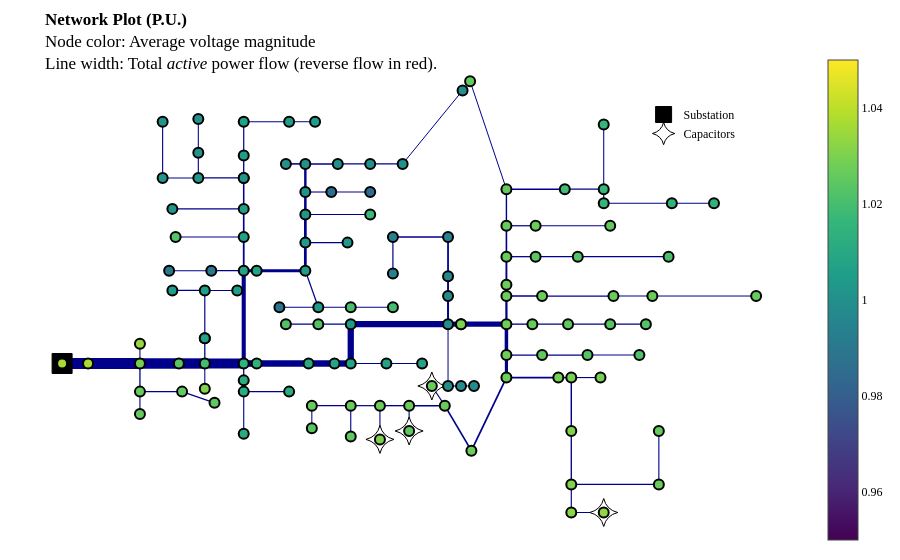

Write notebook code for a chart like this one.
### Markdown cell above
# Run using OpenDSS Model

### Code cell
case = opf.create_case(opf.CASES_DIR / "dss" / "ieee123_dss" / "Run_IEEE123Bus.DSS")
result = case.run_pf()
result.plot_network()

### Figure 1 — Plotly figure (JSON) as saved in the notebook; plotly's stock layout.template omitted (floating-point values rounded to 4 significant figures; data arrays with more than 128 entries replaced by an {"elided": "..."} marker saying what was removed)
{"data": [{"hoverinfo": "none", "line": {"color": "darkblue", "dash": "solid", "width": 11}, "mode": "lines", "showlegend": false, "type": "scatter", "x": [-0.8612, -0.8612], "y": [-0.2909, -0.2909]}, {"hoverinfo": "none", "line": {"color": "darkblue", "dash": "solid", "width": 11.0}, "mode": "lines", "showlegend": false, "type": "scatter", "x": [-0.8612, -0.7916], "y": [-0.2909, -0.2909]}, {"hoverinfo": "none", "line": {"color": "darkblue", "dash": "solid", "width": 11.0}, "mode": "lines", "showlegend": false, "type": "scatter", "x": [-0.7916, -0.6524], "y": [-0.2909, -0.2909]}, {"hoverinfo": "none", "line": {"color": "darkblue", "dash": "solid", "width": 1.055}, "mode": "lines", "showlegend": false, "type": "scatter", "x": [-0.6524, -0.6524], "y": [-0.2909, -0.2009]}, {"hoverinfo": "none", "line": {"color": "darkblue", "dash": "solid", "width": 1.29}, "mode": "lines", "showlegend": false, "type": "scatter", "x": [-0.6524, -0.6524], "y": [-0.2909, -0.4195]}, {"hoverinfo": "none", "line": {"color": "darkblue", "dash": "solid", "width": 1.11}, "mode": "lines", "showlegend": false, "type": "scatter", "x": [-0.6524, -0.6524], "y": [-0.4195, -0.5224]}, {"hoverinfo": "none", "line": {"color": "darkblue", "dash": "solid", "width": 1.179}, "mode": "lines", "showlegend": false, "type": "scatter", "x": [-0.6524, -0.5394], "y": [-0.4195, -0.4195]}, {"hoverinfo": "none", "line": {"color": "darkblue", "dash": "solid", "width": 1.121}, "mode": "lines", "showlegend": false, "type": "scatter", "x": [-0.5394, -0.4524], "y": [-0.4195, -0.4709]}, {"hoverinfo": "none", "line": {"color": "darkblue", "dash": "solid", "width": 10.49}, "mode": "lines", "showlegend": false, "type": "scatter", "x": [-0.6524, -0.5481], "y": [-0.2909, -0.2909]}, {"hoverinfo": "none", "line": {"color": "darkblue", "dash": "solid", "width": 10.4}, "mode": "lines", "showlegend": false, "type": "scatter", "x": [-0.5481, -0.4785], "y": [-0.2909, -0.2909]}, {"hoverinfo": "none", "line": {"color": "darkblue", "dash": "solid", "width": 1.055}, "mode": "lines", "showlegend": false, "type": "scatter", "x": [-0.4785, -0.4785], "y": [-0.2909, -0.4067]}, {"hoverinfo": "none", "line": {"color": "darkblue", "dash": "solid", "width": 10.04}, "mode": "lines", "showlegend": false, "type": "scatter", "x": [-0.4785, -0.3741], "y": [-0.2909, -0.2909]}, {"hoverinfo": "none", "line": {"color": "darkblue", "dash": "solid", "width": 6.631}, "mode": "lines", "showlegend": false, "type": "scatter", "x": [-0.3741, -0.3394], "y": [-0.2909, -0.2909]}, {"hoverinfo": "none", "line": {"color": "darkblue", "dash": "solid", "width": 6.63}, "mode": "lines", "showlegend": false, "type": "scatter", "x": [-0.3394, -0.2002], "y": [-0.2909, -0.2909]}, {"hoverinfo": "none", "line": {"color": "darkblue", "dash": "solid", "width": 6.504}, "mode": "lines", "showlegend": false, "type": "scatter", "x": [-0.2002, -0.1306], "y": [-0.2909, -0.2909]}, {"hoverinfo": "none", "line": {"color": "darkblue", "dash": "solid", "width": 6.387}, "mode": "lines", "showlegend": false, "type": "scatter", "x": [-0.1306, -0.08714], "y": [-0.2909, -0.2909]}, {"hoverinfo": "none", "line": {"color": "darkblue", "dash": "solid", "width": 1.108}, "mode": "lines", "showlegend": false, "type": "scatter", "x": [-0.08714, 0.008531], "y": [-0.2909, -0.2909]}, {"hoverinfo": "none", "line": {"color": "darkblue", "dash": "solid", "width": 1.055}, "mode": "lines", "showlegend": false, "type": "scatter", "x": [0.008531, 0.1042], "y": [-0.2909, -0.2909]}, {"hoverinfo": "none", "line": {"color": "darkblue", "dash": "solid", "width": 6.274}, "mode": "lines", "showlegend": false, "type": "scatter", "x": [-0.08714, -0.08714], "y": [-0.2909, -0.1109]}, {"hoverinfo": "none", "line": {"color": "darkblue", "dash": "solid", "width": 1.113}, "mode": "lines", "showlegend": false, "type": "scatter", "x": [-0.08714, -0.1741], "y": [-0.1109, -0.1109]}, {"hoverinfo": "none", "line": {"color": "darkblue", "dash": "solid", "width": 1.055}, "mode": "lines", "showlegend": false, "type": "scatter", "x": [-0.1741, -0.2611], "y": [-0.1109, -0.1109]}, {"hoverinfo": "none", "line": {"color": "darkblue", "dash": "solid", "width": 6.15}, "mode": "lines", "showlegend": false, "type": "scatter", "x": [-0.08714, 0.1738], "y": [-0.1109, -0.1109]}, {"hoverinfo": "none", "line": {"color": "darkblue", "dash": "solid", "width": 5.066}, "mode": "lines", "showlegend": false, "type": "scatter", "x": [0.1738, 0.2086], "y": [-0.1109, -0.1109]}, {"hoverinfo": "none", "line": {"color": "darkblue", "dash": "solid", "width": 5.065}, "mode": "lines", "showlegend": false, "type": "scatter", "x": [0.2086, 0.2086], "y": [-0.1109, -0.1109]}, {"hoverinfo": "none", "line": {"color": "darkblue", "dash": "solid", "width": 5.065}, "mode": "lines", "showlegend": false, "type": "scatter", "x": [0.2086, 0.3303], "y": [-0.1109, -0.1109]}, {"hoverinfo": "none", "line": {"color": "darkblue", "dash": "solid", "width": 1.331}, "mode": "lines", "showlegend": false, "type": "scatter", "x": [0.3303, 0.3999], "y": [-0.1109, -0.1109]}, {"hoverinfo": "none", "line": {"color": "darkblue", "dash": "solid", "width": 1.275}, "mode": "lines", "showlegend": false, "type": "scatter", "x": [0.3999, 0.4956], "y": [-0.1109, -0.1109]}, {"hoverinfo": "none", "line": {"color": "darkblue", "dash": "solid", "width": 1.165}, "mode": "lines", "showlegend": false, "type": "scatter", "x": [0.4956, 0.6086], "y": [-0.1109, -0.1109]}, {"hoverinfo": "none", "line": {"color": "darkblue", "dash": "solid", "width": 1.11}, "mode": "lines", "showlegend": false, "type": "scatter", "x": [0.6086, 0.7043], "y": [-0.1109, -0.1109]}, {"hoverinfo": "none", "line": {"color": "darkblue", "dash": "solid", "width": 3.494}, "mode": "lines", "showlegend": false, "type": "scatter", "x": [0.3303, 0.3303], "y": [-0.1109, -0.2524]}, {"hoverinfo": "none", "line": {"color": "darkblue", "dash": "solid", "width": 1.341}, "mode": "lines", "showlegend": false, "type": "scatter", "x": [0.3303, 0.426], "y": [-0.2524, -0.2524]}, {"hoverinfo": "none", "line": {"color": "darkblue", "dash": "solid", "width": 1.231}, "mode": "lines", "showlegend": false, "type": "scatter", "x": [0.426, 0.5478], "y": [-0.2524, -0.2524]}, {"hoverinfo": "none", "line": {"color": "darkblue", "dash": "solid", "width": 1.11}, "mode": "lines", "showlegend": false, "type": "scatter", "x": [0.5478, 0.6869], "y": [-0.2524, -0.2524]}, {"hoverinfo": "none", "line": {"color": "darkblue", "dash": "solid", "width": 3.151}, "mode": "lines", "showlegend": false, "type": "scatter", "x": [0.3303, 0.3303], "y": [-0.2524, -0.3552]}, {"hoverinfo": "none", "line": {"color": "darkblue", "dash": "solid", "width": 1.678}, "mode": "lines", "showlegend": false, "type": "scatter", "x": [0.3303, 0.4695], "y": [-0.3552, -0.3552]}, {"hoverinfo": "none", "line": {"color": "darkblue", "dash": "solid", "width": 1.567}, "mode": "lines", "showlegend": false, "type": "scatter", "x": [0.4695, 0.5043], "y": [-0.3552, -0.3552]}, {"hoverinfo": "none", "line": {"color": "darkblue", "dash": "solid", "width": 1.123}, "mode": "lines", "showlegend": false, "type": "scatter", "x": [0.5043, 0.5825], "y": [-0.3552, -0.3552]}, {"hoverinfo": "none", "line": {"color": "darkblue", "dash": "solid", "width": 1.444}, "mode": "lines", "showlegend": false, "type": "scatter", "x": [0.5043, 0.5043], "y": [-0.3552, -0.5995]}, {"hoverinfo": "none", "line": {"color": "darkblue", "dash": "solid", "width": 1.332}, "mode": "lines", "showlegend": false, "type": "scatter", "x": [0.5043, 0.5043], "y": [-0.5995, -0.8438]}, {"hoverinfo": "none", "line": {"color": "darkblue", "dash": "solid", "width": 1.166}, "mode": "lines", "showlegend": false, "type": "scatter", "x": [0.5043, 0.5043], "y": [-0.8438, -0.9724]}, {"hoverinfo": "none", "line": {"color": "darkblue", "dash": "solid", "width": 1.056}, "mode": "lines", "showlegend": false, "type": "scatter", "x": [0.5043, 0.5912], "y": [-0.9724, -0.9724]}, {"hoverinfo": "none", "line": {"color": "darkblue", "dash": "solid", "width": 1.165}, "mode": "lines", "showlegend": false, "type": "scatter", "x": [0.5043, 0.7391], "y": [-0.8438, -0.8438]}, {"hoverinfo": "none", "line": {"color": "darkblue", "dash": "solid", "width": 1.11}, "mode": "lines", "showlegend": false, "type": "scatter", "x": [0.7391, 0.7391], "y": [-0.8438, -0.5995]}, {"hoverinfo": "none", "line": {"color": "darkblue", "dash": "solid", "width": 1.721}, "mode": "lines", "showlegend": false, "type": "scatter", "x": [0.3303, 0.2364], "y": [-0.3552, -0.6895]}, {"hoverinfo": "none", "line": {"color": "darkblue", "dash": "solid", "width": 1.666}, "mode": "lines", "showlegend": false, "type": "scatter", "x": [0.2364, 0.1651], "y": [-0.6895, -0.4838]}, {"hoverinfo": "none", "line": {"color": "darkblue", "dash": "solid", "width": 1.11}, "mode": "lines", "showlegend": false, "type": "scatter", "x": [0.1651, 0.1303], "y": [-0.4838, -0.3938]}, {"hoverinfo": "none", "line": {"color": "darkblue", "dash": "solid", "width": 1.446}, "mode": "lines", "showlegend": false, "type": "scatter", "x": [0.1651, 0.06941], "y": [-0.4838, -0.4838]}, {"hoverinfo": "none", "line": {"color": "darkblue", "dash": "solid", "width": 1.116}, "mode": "lines", "showlegend": false, "type": "scatter", "x": [0.06941, 0.06941], "y": [-0.4838, -0.5995]}, {"hoverinfo": "none", "line": {"color": "darkblue", "dash": "solid", "width": 1.33}, "mode": "lines", "showlegend": false, "type": "scatter", "x": [0.06941, -0.008863], "y": [-0.4838, -0.4838]}, {"hoverinfo": "none", "line": {"color": "darkblue", "dash": "solid", "width": 1.11}, "mode": "lines", "showlegend": false, "type": "scatter", "x": [-0.008863, -0.008863], "y": [-0.4838, -0.6381]}, {"hoverinfo": "none", "line": {"color": "darkblue", "dash": "solid", "width": 1.22}, "mode": "lines", "showlegend": false, "type": "scatter", "x": [-0.008863, -0.08714], "y": [-0.4838, -0.4838]}, {"hoverinfo": "none", "line": {"color": "darkblue", "dash": "solid", "width": 1.11}, "mode": "lines", "showlegend": false, "type": "scatter", "x": [-0.08714, -0.08714], "y": [-0.4838, -0.6252]}, {"hoverinfo": "none", "line": {"color": "darkblue", "dash": "solid", "width": 1.11}, "mode": "lines", "showlegend": false, "type": "scatter", "x": [-0.08714, -0.1915], "y": [-0.4838, -0.4838]}, {"hoverinfo": "none", "line": {"color": "darkblue", "dash": "solid", "width": 1.055}, "mode": "lines", "showlegend": false, "type": "scatter", "x": [-0.1915, -0.1915], "y": [-0.4838, -0.5867]}, {"hoverinfo": "none", "line": {"color": "darkblue", "dash": "solid", "width": 2.234}, "mode": "lines", "showlegend": false, "type": "scatter", "x": [0.3303, 0.3303], "y": [-0.1109, 0.01765]}, {"hoverinfo": "none", "line": {"color": "darkblue", "dash": "solid", "width": 1.892}, "mode": "lines", "showlegend": false, "type": "scatter", "x": [0.3303, 0.3303], "y": [0.01765, 0.06908]}, {"hoverinfo": "none", "line": {"color": "darkblue", "dash": "solid", "width": 1.892}, "mode": "lines", "showlegend": false, "type": "scatter", "x": [0.3303, 0.3303], "y": [0.06908, 0.1977]}, {"hoverinfo": "none", "line": {"color": "darkblue", "dash": "solid", "width": 1.275}, "mode": "lines", "showlegend": false, "type": "scatter", "x": [0.3303, 0.4086], "y": [0.1977, 0.1977]}, {"hoverinfo": "none", "line": {"color": "darkblue", "dash": "solid", "width": 1.22}, "mode": "lines", "showlegend": false, "type": "scatter", "x": [0.4086, 0.5217], "y": [0.1977, 0.1977]}, {"hoverinfo": "none", "line": {"color": "darkblue", "dash": "solid", "width": 1.11}, "mode": "lines", "showlegend": false, "type": "scatter", "x": [0.5217, 0.7652], "y": [0.1977, 0.1977]}, {"hoverinfo": "none", "line": {"color": "darkblue", "dash": "solid", "width": 1.616}, "mode": "lines", "showlegend": false, "type": "scatter", "x": [0.3303, 0.3303], "y": [0.1977, 0.3391]}, {"hoverinfo": "none", "line": {"color": "darkblue", "dash": "solid", "width": 1.22}, "mode": "lines", "showlegend": false, "type": "scatter", "x": [0.3303, 0.4086], "y": [0.3391, 0.3391]}, {"hoverinfo": "none", "line": {"color": "darkblue", "dash": "solid", "width": 1.11}, "mode": "lines", "showlegend": false, "type": "scatter", "x": [0.4086, 0.6086], "y": [0.3391, 0.3391]}, {"hoverinfo": "none", "line": {"color": "darkblue", "dash": "solid", "width": 1.396}, "mode": "lines", "showlegend": false, "type": "scatter", "x": [0.3303, 0.3303], "y": [0.3391, 0.5063]}, {"hoverinfo": "none", "line": {"color": "darkblue", "dash": "solid", "width": 1.395}, "mode": "lines", "showlegend": false, "type": "scatter", "x": [0.3303, 0.4869], "y": [0.5063, 0.5063]}, {"hoverinfo": "none", "line": {"color": "darkblue", "dash": "solid", "width": 1.284}, "mode": "lines", "showlegend": false, "type": "scatter", "x": [0.4869, 0.5912], "y": [0.5063, 0.5063]}, {"hoverinfo": "none", "line": {"color": "darkblue", "dash": "solid", "width": 1.055}, "mode": "lines", "showlegend": false, "type": "scatter", "x": [0.5912, 0.5912], "y": [0.5063, 0.802]}, {"hoverinfo": "none", "line": {"color": "darkblue", "dash": "solid", "width": 1.229}, "mode": "lines", "showlegend": false, "type": "scatter", "x": [0.5912, 0.5912], "y": [0.5063, 0.442]}, {"hoverinfo": "none", "line": {"color": "darkblue", "dash": "solid", "width": 1.172}, "mode": "lines", "showlegend": false, "type": "scatter", "x": [0.5912, 0.7739], "y": [0.442, 0.442]}, {"hoverinfo": "none", "line": {"color": "darkblue", "dash": "solid", "width": 1.055}, "mode": "lines", "showlegend": false, "type": "scatter", "x": [0.7739, 0.8869], "y": [0.442, 0.442]}, {"hoverinfo": "none", "line": {"color": "darkblue", "dash": "solid", "width": 1}, "mode": "lines", "showlegend": false, "type": "scatter", "x": [0.3303, 0.2329], "y": [0.5063, 1]}, {"hoverinfo": "none", "line": {"color": "darkblue", "dash": "solid", "width": 1.342}, "mode": "lines", "showlegend": false, "type": "scatter", "x": [0.3303, 0.426], "y": [0.01765, 0.01765]}, {"hoverinfo": "none", "line": {"color": "darkblue", "dash": "solid", "width": 1.232}, "mode": "lines", "showlegend": false, "type": "scatter", "x": [0.426, 0.6173], "y": [0.01765, 0.01765]}, {"hoverinfo": "none", "line": {"color": "darkblue", "dash": "solid", "width": 1.122}, "mode": "lines", "showlegend": false, "type": "scatter", "x": [0.6173, 0.7217], "y": [0.01765, 0.01765]}, {"hoverinfo": "none", "line": {"color": "darkblue", "dash": "solid", "width": 1}, "mode": "lines", "showlegend": false, "type": "scatter", "x": [0.7217, 1], "y": [0.01765, 0.01765]}, {"hoverinfo": "none", "line": {"color": "darkblue", "dash": "solid", "width": 1}, "mode": "lines", "showlegend": false, "type": "scatter", "x": [0.1738, 0.1738], "y": [-0.1109, -0.3938]}, {"hoverinfo": "none", "line": {"color": "darkblue", "dash": "solid", "width": 1}, "mode": "lines", "showlegend": false, "type": "scatter", "x": [0.1738, 0.2086], "y": [-0.3938, -0.3938]}, {"hoverinfo": "none", "line": {"color": "darkblue", "dash": "solid", "width": 1}, "mode": "lines", "showlegend": false, "type": "scatter", "x": [0.2086, 0.2434], "y": [-0.3938, -0.3938]}, {"hoverinfo": "none", "line": {"color": "darkblue", "dash": "solid", "width": 2.004}, "mode": "lines", "showlegend": false, "type": "scatter", "x": [0.1738, 0.1738], "y": [-0.1109, 0.01765]}, {"hoverinfo": "none", "line": {"color": "darkblue", "dash": "solid", "width": 1.894}, "mode": "lines", "showlegend": false, "type": "scatter", "x": [0.1738, 0.1738], "y": [0.01765, 0.1077]}, {"hoverinfo": "none", "line": {"color": "darkblue", "dash": "solid", "width": 1.784}, "mode": "lines", "showlegend": false, "type": "scatter", "x": [0.1738, 0.1738], "y": [0.1077, 0.2877]}, {"hoverinfo": "none", "line": {"color": "darkblue", "dash": "solid", "width": 1.57}, "mode": "lines", "showlegend": false, "type": "scatter", "x": [0.1738, 0.02593], "y": [0.2877, 0.2877]}, {"hoverinfo": "none", "line": {"color": "darkblue", "dash": "solid", "width": 1.206}, "mode": "lines", "showlegend": false, "type": "scatter", "x": [0.02593, 0.02593], "y": [0.2877, 0.1205]}, {"hoverinfo": "none", "line": {"color": "darkblue", "dash": "solid", "width": 4.096}, "mode": "lines", "showlegend": false, "type": "scatter", "x": [-0.3741, -0.3741], "y": [-0.2909, 0.1334]}, {"hoverinfo": "none", "line": {"color": "darkblue", "dash": "solid", "width": 3.089}, "mode": "lines", "showlegend": false, "type": "scatter", "x": [-0.3741, -0.3394], "y": [0.1334, 0.1334]}, {"hoverinfo": "none", "line": {"color": "darkblue", "dash": "solid", "width": 3.089}, "mode": "lines", "showlegend": false, "type": "scatter", "x": [-0.3394, -0.2089], "y": [0.1334, 0.1334]}, {"hoverinfo": "none", "line": {"color": "darkblue", "dash": "solid", "width": 1.217}, "mode": "lines", "showlegend": false, "type": "scatter", "x": [-0.2089, -0.1741], "y": [0.1334, -0.03378]}, {"hoverinfo": "none", "line": {"color": "darkblue", "dash": "solid", "width": 1.105}, "mode": "lines", "showlegend": false, "type": "scatter", "x": [-0.1741, -0.2785], "y": [-0.03378, -0.03378]}, {"hoverinfo": "none", "line": {"color": "darkblue", "dash": "solid", "width": 1.112}, "mode": "lines", "showlegend": false, "type": "scatter", "x": [-0.1741, -0.08714], "y": [-0.03378, -0.03378]}, {"hoverinfo": "none", "line": {"color": "darkblue", "dash": "solid", "width": 1.055}, "mode": "lines", "showlegend": false, "type": "scatter", "x": [-0.08714, 0.02593], "y": [-0.03378, -0.03378]}, {"hoverinfo": "none", "line": {"color": "darkblue", "dash": "solid", "width": 2.759}, "mode": "lines", "showlegend": false, "type": "scatter", "x": [-0.2089, -0.2089], "y": [0.1334, 0.262]}, {"hoverinfo": "none", "line": {"color": "darkblue", "dash": "solid", "width": 1.055}, "mode": "lines", "showlegend": false, "type": "scatter", "x": [-0.2089, -0.09583], "y": [0.262, 0.262]}, {"hoverinfo": "none", "line": {"color": "darkblue", "dash": "solid", "width": 2.703}, "mode": "lines", "showlegend": false, "type": "scatter", "x": [-0.2089, -0.2089], "y": [0.262, 0.3905]}, {"hoverinfo": "none", "line": {"color": "darkblue", "dash": "solid", "width": 1.119}, "mode": "lines", "showlegend": false, "type": "scatter", "x": [-0.2089, -0.03495], "y": [0.3905, 0.3905]}, {"hoverinfo": "none", "line": {"color": "darkblue", "dash": "solid", "width": 2.528}, "mode": "lines", "showlegend": false, "type": "scatter", "x": [-0.2089, -0.2089], "y": [0.3905, 0.4934]}, {"hoverinfo": "none", "line": {"color": "darkblue", "dash": "solid", "width": 1.108}, "mode": "lines", "showlegend": false, "type": "scatter", "x": [-0.2089, -0.1393], "y": [0.4934, 0.4934]}, {"hoverinfo": "none", "line": {"color": "darkblue", "dash": "solid", "width": 1.055}, "mode": "lines", "showlegend": false, "type": "scatter", "x": [-0.1393, -0.03495], "y": [0.4934, 0.4934]}, {"hoverinfo": "none", "line": {"color": "darkblue", "dash": "solid", "width": 2.419}, "mode": "lines", "showlegend": false, "type": "scatter", "x": [-0.2089, -0.2089], "y": [0.4934, 0.622]}, {"hoverinfo": "none", "line": {"color": "darkblue", "dash": "solid", "width": 1.579}, "mode": "lines", "showlegend": false, "type": "scatter", "x": [-0.2089, -0.2611], "y": [0.622, 0.622]}, {"hoverinfo": "none", "line": {"color": "darkblue", "dash": "solid", "width": 1.549}, "mode": "lines", "showlegend": false, "type": "scatter", "x": [-0.2089, -0.1219], "y": [0.622, 0.622]}, {"hoverinfo": "none", "line": {"color": "darkblue", "dash": "solid", "width": 1.165}, "mode": "lines", "showlegend": false, "type": "scatter", "x": [-0.1219, -0.03495], "y": [0.622, 0.622]}, {"hoverinfo": "none", "line": {"color": "darkblue", "dash": "solid", "width": 1.055}, "mode": "lines", "showlegend": false, "type": "scatter", "x": [-0.03495, 0.05202], "y": [0.622, 0.622]}, {"hoverinfo": "none", "line": {"color": "darkblue", "dash": "solid", "width": 1}, "mode": "lines", "showlegend": false, "type": "scatter", "x": [0.05202, 0.2127], "y": [0.622, 0.9578]}, {"hoverinfo": "none", "line": {"color": "darkblue", "dash": "solid", "width": 1.218}, "mode": "lines", "showlegend": false, "type": "scatter", "x": [-0.3741, -0.4611], "y": [0.1334, 0.1334]}, {"hoverinfo": "none", "line": {"color": "darkblue", "dash": "solid", "width": 1.108}, "mode": "lines", "showlegend": false, "type": "scatter", "x": [-0.4611, -0.5742], "y": [0.1334, 0.1334]}, {"hoverinfo": "none", "line": {"color": "darkblue", "dash": "solid", "width": 1.776}, "mode": "lines", "showlegend": false, "type": "scatter", "x": [-0.3741, -0.3741], "y": [0.1334, 0.2877]}, {"hoverinfo": "none", "line": {"color": "darkblue", "dash": "solid", "width": 1.121}, "mode": "lines", "showlegend": false, "type": "scatter", "x": [-0.3741, -0.5568], "y": [0.2877, 0.2877]}, {"hoverinfo": "none", "line": {"color": "darkblue", "dash": "solid", "width": 1.654}, "mode": "lines", "showlegend": false, "type": "scatter", "x": [-0.3741, -0.3741], "y": [0.2877, 0.4162]}, {"hoverinfo": "none", "line": {"color": "darkblue", "dash": "solid", "width": 1.11}, "mode": "lines", "showlegend": false, "type": "scatter", "x": [-0.3741, -0.5655], "y": [0.4162, 0.4162]}, {"hoverinfo": "none", "line": {"color": "darkblue", "dash": "solid", "width": 1.544}, "mode": "lines", "showlegend": false, "type": "scatter", "x": [-0.3741, -0.3741], "y": [0.4162, 0.5577]}, {"hoverinfo": "none", "line": {"color": "darkblue", "dash": "solid", "width": 1.22}, "mode": "lines", "showlegend": false, "type": "scatter", "x": [-0.3741, -0.3741], "y": [0.5577, 0.5577]}, {"hoverinfo": "none", "line": {"color": "darkblue", "dash": "solid", "width": 1.22}, "mode": "lines", "showlegend": false, "type": "scatter", "x": [-0.3741, -0.4959], "y": [0.5577, 0.5577]}, {"hoverinfo": "none", "line": {"color": "darkblue", "dash": "solid", "width": 1.11}, "mode": "lines", "showlegend": false, "type": "scatter", "x": [-0.4959, -0.5916], "y": [0.5577, 0.5577]}, {"hoverinfo": "none", "line": {"color": "darkblue", "dash": "solid", "width": 1.11}, "mode": "lines", "showlegend": false, "type": "scatter", "x": [-0.5916, -0.5916], "y": [0.5577, 0.8148]}, {"hoverinfo": "none", "line": {"color": "darkblue", "dash": "solid", "width": 1.11}, "mode": "lines", "showlegend": false, "type": "scatter", "x": [-0.4959, -0.4959], "y": [0.5577, 0.6734]}, {"hoverinfo": "none", "line": {"color": "darkblue", "dash": "solid", "width": 1.055}, "mode": "lines", "showlegend": false, "type": "scatter", "x": [-0.4959, -0.4959], "y": [0.6734, 0.8277]}, {"hoverinfo": "none", "line": {"color": "darkblue", "dash": "solid", "width": 1.324}, "mode": "lines", "showlegend": false, "type": "scatter", "x": [-0.3741, -0.3741], "y": [0.5577, 0.6606]}, {"hoverinfo": "none", "line": {"color": "darkblue", "dash": "solid", "width": 1.216}, "mode": "lines", "showlegend": false, "type": "scatter", "x": [-0.3741, -0.3741], "y": [0.6606, 0.8148]}, {"hoverinfo": "none", "line": {"color": "darkblue", "dash": "solid", "width": 1.11}, "mode": "lines", "showlegend": false, "type": "scatter", "x": [-0.3741, -0.2524], "y": [0.8148, 0.8148]}, {"hoverinfo": "none", "line": {"color": "darkblue", "dash": "solid", "width": 1}, "mode": "lines", "showlegend": false, "type": "scatter", "x": [-0.2524, -0.1828], "y": [0.8148, 0.8148]}, {"hoverinfo": "none", "line": {"color": "darkblue", "dash": "solid", "width": 1.281}, "mode": "lines", "showlegend": false, "type": "scatter", "x": [-0.3741, -0.3741], "y": [-0.2909, -0.3681]}, {"hoverinfo": "none", "line": {"color": "darkblue", "dash": "solid", "width": 1.165}, "mode": "lines", "showlegend": false, "type": "scatter", "x": [-0.3741, -0.3741], "y": [-0.3681, -0.4195]}, {"hoverinfo": "none", "line": {"color": "darkblue", "dash": "solid", "width": 1.11}, "mode": "lines", "showlegend": false, "type": "scatter", "x": [-0.3741, -0.3741], "y": [-0.4195, -0.6124]}, {"hoverinfo": "none", "line": {"color": "darkblue", "dash": "solid", "width": 1.055}, "mode": "lines", "showlegend": false, "type": "scatter", "x": [-0.3741, -0.2524], "y": [-0.4195, -0.4195]}, {"hoverinfo": "none", "line": {"color": "darkblue", "dash": "solid", "width": 1.279}, "mode": "lines", "showlegend": false, "type": "scatter", "x": [-0.4785, -0.4785], "y": [-0.2909, -0.1752]}, {"hoverinfo": "none", "line": {"color": "darkblue", "dash": "solid", "width": 1.168}, "mode": "lines", "showlegend": false, "type": "scatter", "x": [-0.4785, -0.4785], "y": [-0.1752, -0.1752]}, {"hoverinfo": "none", "line": {"color": "darkblue", "dash": "solid", "width": 1.168}, "mode": "lines", "showlegend": false, "type": "scatter", "x": [-0.4785, -0.4785], "y": [-0.1752, 0.04337]}, {"hoverinfo": "none", "line": {"color": "darkblue", "dash": "solid", "width": 1.056}, "mode": "lines", "showlegend": false, "type": "scatter", "x": [-0.4785, -0.3915], "y": [0.04337, 0.04337]}, {"hoverinfo": "none", "line": {"color": "darkblue", "dash": "solid", "width": 1.112}, "mode": "lines", "showlegend": false, "type": "scatter", "x": [-0.4785, -0.5655], "y": [0.04337, 0.04337]}, {"hoverinfo": "none", "marker": {"color": "black", "line": {"color": "black", "width": 1}, "size": 20, "symbol": "square"}, "mode": "markers", "name": "Substation", "showlegend": true, "type": "scatter", "x": [-0.8612], "y": [-0.2909]}, {"hoverinfo": "none", "marker": {"color": "orange", "line": {"color": "black", "width": 0.5}, "size": 10, "symbol": "star-triangle-up"}, "mode": "markers", "name": "Reverse Power Flow", "showlegend": true, "type": "scatter", "x": [], "y": []}, {"hoverinfo": "none", "mode": "markers", "showlegend": false, "type": "scatter", "x": [], "y": []}, {"hoverinfo": "none", "marker": {"color": "white", "line": {"color": "black", "width": 1}, "size": 20, "symbol": "star-diamond"}, "mode": "markers", "name": "Capacitors", "showlegend": true, "type": "scatter", "x": [0.5912, 0.1303, 0.06941, -0.008863], "y": [-0.9724, -0.3938, -0.5995, -0.6381]}, {"hoverinfo": "none", "marker": {"color": "white", "line": {"color": "black", "width": 1}, "size": 20, "symbol": "circle"}, "mode": "markers", "name": "Generators", "showlegend": true, "type": "scatter", "x": [], "y": []}, {"hoverlabel": {"font": {"family": "Monospace"}}, "hovertemplate": "%{text}", "marker": {"cmax": 1.05, "cmin": 0.95, "color": {"elided": "130 float values"}, "colorscale": [[0, "#440154"], [0.1111, "#482878"], [0.2222, "#3e4989"], [0.3333, "#31688e"], [0.4444, "#26828e"], [0.5556, "#1f9e89"], [0.6667, "#35b779"], [0.7778, "#6ece58"], [0.8889, "#b5de2b"], [1, "#fde725"]], "line": {"color": "black", "width": 2}, "reversescale": false, "showscale": true, "size": 10}, "mode": "markers", "showlegend": false, "text": {"elided": "130 str values"}, "textposition": "top center", "type": "scatter", "x": {"elided": "130 float values"}, "y": {"elided": "130 float values"}}], "layout": {"font": {"color": "Black", "family": "Droid Sans Mono"}, "legend": {"bgcolor": "White", "font": {"color": "Black"}, "x": 0.8, "y": 0.9}, "margin": {"b": 10, "l": 10, "r": 10, "t": 50}, "paper_bgcolor": "White", "plot_bgcolor": "White", "title": {"font": {"color": "Black"}, "text": "<b>Network Plot (P.U.)</b><br>Node color: Average voltage magnitude<br>Line width: Total <i>active</i> power flow (reverse flow in red)."}, "xaxis": {"visible": false}, "yaxis": {"visible": false}}}
